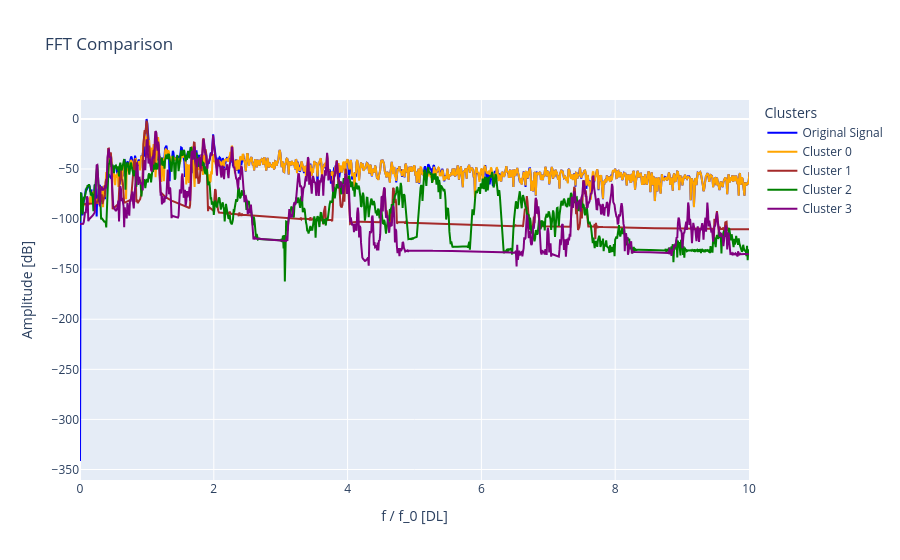
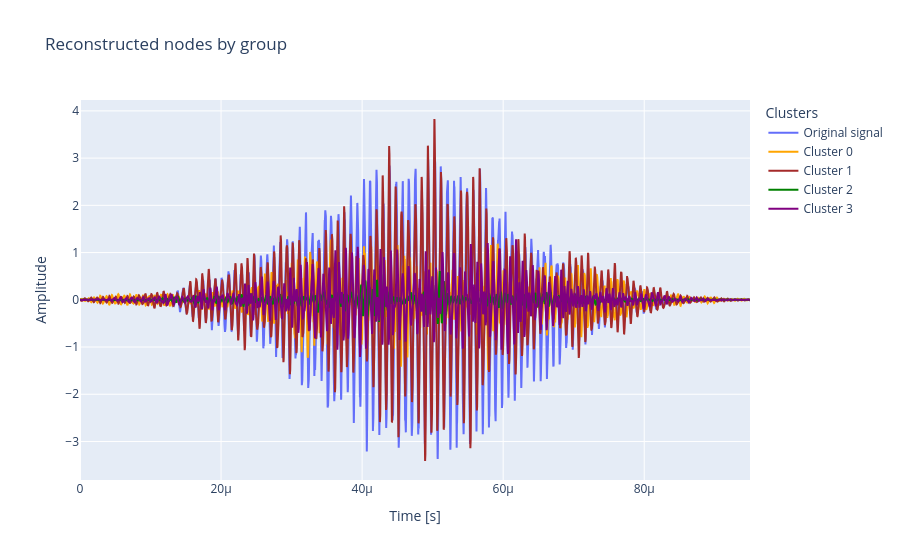

Notebook cell for these charts, in order:
### Code cell
# Set clusters to None to plot all of them, otherwise, plot a list of int
fig = plot.plot_fft_by_group(
    tr_ob, labels, no_clusters, sampling_rate,
    clusters=None, xlim=10, fundamental_freq=frequency,
    freq_threshold=freq_threshold
)

save_figure(fig, f"fft_results_{voltage}_{pcd_number}")
fig = plot.plot_reconstructions_by_group(tr_ob, labels, no_clusters, t_plot, freq_threshold)

### Figure 1 — Plotly figure (JSON) as saved in the notebook; plotly's stock layout.template omitted (floating-point values rounded to 4 significant figures; data arrays with more than 128 entries replaced by an {"elided": "..."} marker saying what was removed)
{"data": [{"line": {"color": "blue"}, "mode": "lines", "name": "Original Signal", "type": "scatter", "x": {"elided": "9500 float values"}, "y": {"elided": "9500 float values"}}, {"line": {"color": "orange"}, "mode": "lines", "name": "Cluster 0", "type": "scatter", "x": {"elided": "9500 float values"}, "y": {"elided": "9500 float values"}}, {"line": {"color": "brown"}, "mode": "lines", "name": "Cluster 1", "type": "scatter", "x": {"elided": "9500 float values"}, "y": {"elided": "9500 float values"}}, {"line": {"color": "green"}, "mode": "lines", "name": "Cluster 2", "type": "scatter", "x": {"elided": "9500 float values"}, "y": {"elided": "9500 float values"}}, {"line": {"color": "purple"}, "mode": "lines", "name": "Cluster 3", "type": "scatter", "x": {"elided": "9500 float values"}, "y": {"elided": "9500 float values"}}], "layout": {"legend": {"title": {"text": "Clusters"}}, "title": {"text": "FFT Comparison"}, "xaxis": {"range": [0, 10], "title": {"text": "f / f_0 [DL]"}}, "yaxis": {"title": {"text": "Amplitude [dB]"}}}}

### Figure 2 — Plotly figure (JSON) as saved in the notebook; plotly's stock layout.template omitted (floating-point values rounded to 4 significant figures; data arrays with more than 128 entries replaced by an {"elided": "..."} marker saying what was removed)
{"data": [{"mode": "lines", "name": "Original signal", "type": "scatter", "x": {"elided": "19001 float values"}, "y": {"elided": "19001 float values"}}, {"line": {"color": "orange"}, "mode": "lines", "name": "Cluster 0", "type": "scatter", "x": {"elided": "19001 float values"}, "y": {"elided": "19001 float values"}}, {"line": {"color": "brown"}, "mode": "lines", "name": "Cluster 1", "type": "scatter", "x": {"elided": "19001 float values"}, "y": {"elided": "19001 float values"}}, {"line": {"color": "green"}, "mode": "lines", "name": "Cluster 2", "type": "scatter", "x": {"elided": "19001 float values"}, "y": {"elided": "19001 float values"}}, {"line": {"color": "purple"}, "mode": "lines", "name": "Cluster 3", "type": "scatter", "x": {"elided": "19001 float values"}, "y": {"elided": "19001 float values"}}], "layout": {"legend": {"title": {"text": "Clusters"}}, "title": {"text": "Reconstructed nodes by group"}, "xaxis": {"title": {"text": "Time [s]"}}, "yaxis": {"title": {"text": "Amplitude"}}}}
